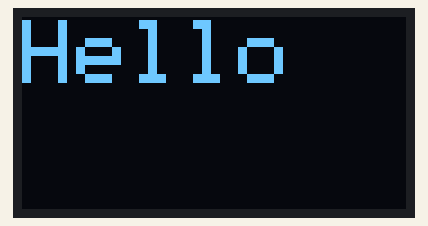
This sketch was run on a simulated Arduino Uno, built with avr-gcc and run on an emulated ATmega328P. Parts: 128×64 one-colour display.

Above: at 0.1 s.
At 6.2 s:
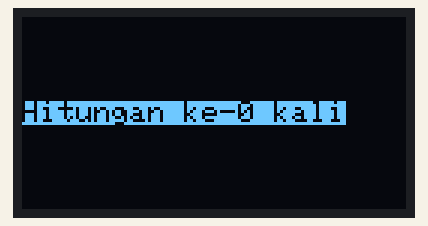
At 17.2 s:
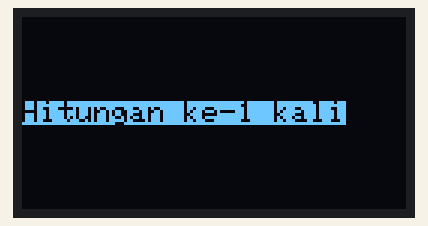
At 36.4 s:
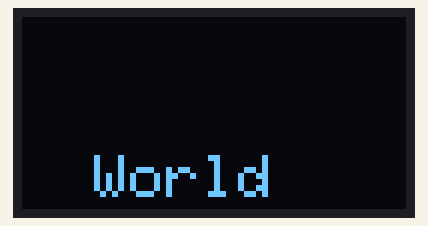

Measured:
- what the display in image 1 shows lasts 5.0 s, from 6.1 s to 11.1 s
- what the display in image 3 shows lasts 3.1 s, from 36.3 s to 39.4 s

The sketch:

OLEDUCIM.ino
```cpp
#include <SPI.h>
#include <Wire.h>
#include <Adafruit_GFX.h>
#include <Adafruit_SSD1306.h>

// Kalau punya OLED yang lebih gede, bisa diganti aja
#define SCREEN_WIDTH 128        // lebar display OLED (dalam px)
#define SCREEN_HEIGHT 64        // tinggi display OLED (dalam px)
#define OLED_RESET -1           // Reset pin (Ini biarin aja)
#define SCREEN_ADDRESS 0x3C     // kalau alamat I2C oled beda, tinggal diganti

// inisialisasi instance OLED
Adafruit_SSD1306 OLEDDisplay(SCREEN_WIDTH, SCREEN_HEIGHT, &Wire, OLED_RESET);

int counter = 0;

void setup() {
  // mulai make OLED
  OLEDDisplay.begin(SSD1306_SWITCHCAPVCC, SCREEN_ADDRESS);
  OLEDDisplay.clearDisplay();
}

void loop() {
  OLEDDisplay.setTextSize(3);         // Set ukuran teks pada OLED
  OLEDDisplay.setTextColor(WHITE);    // Set warna OLED (BLACK or WHITE) <Pada beberapa oled (YELLOW, BLUE)>
  OLEDDisplay.setCursor(0, 1);        // Set kursor (px kolom, px baris)
  OLEDDisplay.println("Hello");       // mau print apa dah?
  OLEDDisplay.display();              // abis itu display ke OLED
  delay(3000);
  OLEDDisplay.clearDisplay();

  OLEDDisplay.setTextSize(2);
  OLEDDisplay.setTextColor(WHITE);
  OLEDDisplay.setCursor(24, 46);
  OLEDDisplay.println("World");
  OLEDDisplay.display();
  delay(3000);
  OLEDDisplay.clearDisplay();

  OLEDDisplay.setTextSize(1);
  OLEDDisplay.setTextColor(BLACK, WHITE);
  OLEDDisplay.setCursor(0, 28);
  OLEDDisplay.printf("Hitungan ke-%d kali", counter);
  OLEDDisplay.display();
  delay(5000);
  OLEDDisplay.clearDisplay();
  counter++;
}
```
